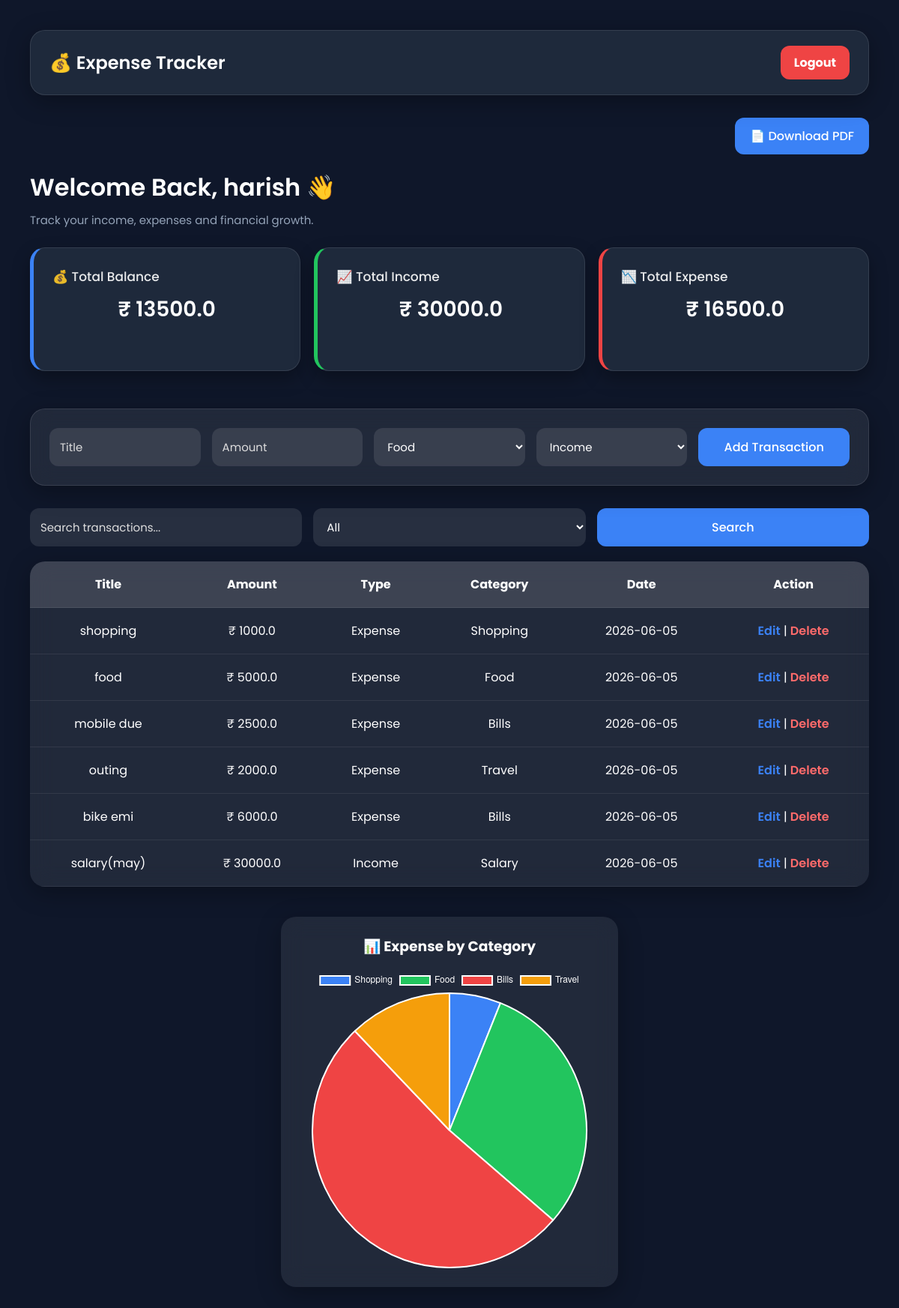
The app's page /dashboard (signed in) with its own data.
### tables this page shows
CREATE TABLE expenses (
            id INTEGER PRIMARY KEY AUTOINCREMENT,
            user_id INTEGER,
            title TEXT,
            amount REAL,
            type TEXT,
            category TEXT,
            date TEXT
        );

### app.py (the view)
@app.route('/dashboard')
def index():
    if 'user' not in session:
        return redirect('/')
    user_id = session['user']
    conn = sqlite3.connect('expense.db')
    cursor = conn.cursor()
    cursor.execute("SELECT * FROM expenses WHERE user_id=? ORDER BY id DESC", (user_id,))
    expenses = cursor.fetchall()
    recent_transactions = expenses[:5]
    conn.close()
    category_totals = {}
    total_income = 0
    total_expense = 0
    for item in expenses:
        if item[4] == "Income":
            total_income += float(item[3])
        if item[4] == "Expense":
            total_expense += float(item[3])
            category = item[5]
            category_totals[category] = category_totals.get(category, 0) + float(item[3])
    balance = total_income - total_expense
    top_category = "no Expenses"
    top_amount = 0
    if len(category_totals) > 0:
        top_category = max(category_totals,key=category_totals.get)
        top_amount= category_totals[top_category]
    print(category_totals)
    return render_template(
        'index.html',
        expenses=expenses,
        total_income=total_income,
        total_expense=total_expense,
        balance=balance,
        recent_transactions=recent_transactions,
       top_category=top_category,
top_amount=top_amount,
        categories=list(category_totals.keys()),
        values=list(category_totals.values()),
        username=session['username']
    )

### templates/index.html (shortened to what this page needs)
<!DOCTYPE html>
<html>
<head>
    <link rel="stylesheet" href="{{ url_for('static', filename='style.css') }}">
</head>
<body>
<div class="container">
    <div class="navbar">
        <h2>💰 Expense Tracker</h2>
        <a href="/logout" class="logout-btn">Logout</a>
    </div>
    <div class="welcome">
        <div style="text-align:right; margin-bottom:20px;">
    <a href="/download_pdf">
        <button>📄 Download PDF</button>
    </a>
</div>
        <h2>Welcome Back, {{ username }} 👋</h2>
        <p>Track your income, expenses and financial growth.</p>
    </div>
    <div class="top">
        <div class="card balance">
            <h2>💰 Total Balance</h2>
            <h1>₹ {{ balance }}</h1>
        </div>
        <div class="card income">
            <h2>📈 Total Income</h2>
            <h1>₹ {{ total_income }}</h1>
        </div>
        <div class="card expense">
            <h2>📉 Total Expense</h2>
            <h1>₹ {{ total_expense }}</h1>
        </div>
    </div>
    <div class="form-box">
        <form action="/add" method="POST">
            <input type="text" name="title" placeholder="Title" required>
            <input type="number" step="0.01" name="amount" placeholder="Amount" required>
            <select name="category" required>
                <option value="Food">Food</option>
            </select>
            <select name="type" required>
                <option value="Income">Income</option>
            </select>
            <button type="submit">Add Transaction</button>
        </form>
    </div>
    <form method="GET" action="/dashboard" style="margin-bottom:20px;">
    <input
        type="text"
        name="search"
        placeholder="Search transactions..."
        value="{{ search }}"
    >
    <select name="filter">
    <option value="">All</option>
</select>
    <button type="submit">Search</button>
</form>
    <table>
        <tr>
            <th>Title</th>
            <th>Amount</th>
            <th>Type</th>
            <th>Category</th>
            <th>Date</th>
            <th>Action</th>
        </tr>
        {% for item in expenses %}
        <tr>
            <td>{{ item[2] }}</td>
            <td>₹ {{ item[3] }}</td>
            <td>{{ item[4] }}</td>
            <td>{{ item[5] }}</td>
            <td>{{ item[6] }}</td>
            <td>
                <a href="/edit/{{ item[0] }}" style="color:#3b82f6;">Edit</a>
                |
                <a href="/delete/{{ item[0] }}" onclick="return confirm('Delete this transaction?')">Delete</a>
            </td>
        </tr>
        {% endfor %}
    </table>
    {% if categories %}
    <div class="chart-box">
        <h3 style="text-align:center; margin-bottom:15px;">📊 Expense by Category</h3>
        <canvas id="expenseChart"></canvas>
    </div>
    {% endif %}
</div>
<script>
{% if categories %}
const ctx = document.getElementById('expenseChart');
new Chart(ctx, {
    type: 'pie',
    data: {
        labels: {{ categories|tojson }},
        datasets: [{
            data: {{ values|tojson }},
            backgroundColor: ['#3b82f6','#22c55e','#ef4444','#f59e0b','#8b5cf6','#06b6d4']
        }]
    },
    options: {
        plugins: {
            legend: { labels: { color: 'white' } }
        }
    }
});
{% endif %}
</script>
</body>
</html>

### style.css (style rules this page uses)
* { margin:0; padding:0; box-sizing:border-box; font-family:'Poppins',sans-serif; }
body { background:linear-gradient(135deg,#0f172a,#1e293b); min-height:100vh; padding:40px; color:white; }
.navbar { display:flex; justify-content:space-between; align-items:center; margin-bottom:30px; padding:20px 25px; background:rgba(255,255,255,0.08); border:1px solid rgba(255,255,255,0.1); border-radius:20px; backdrop-filter:blur(15px); box-shadow:0 8px 32px rgba(0,0,0,0.3); }
.navbar h2 { font-size:24px; font-weight:600; }
.logout-btn { text-decoration:none; background:linear-gradient( 135deg, #ef4444, #dc2626 ); color:white; padding:10px 18px; border-radius:10px; transition:0.3s; }
.container { max-width:1200px; margin:auto; }
.welcome { margin-bottom:25px; }
.welcome h2 { font-size:32px; margin-bottom:8px; font-weight:600; }
.welcome p { color:#94a3b8; font-size:15px; }
h1 { text-align:center; margin-bottom:35px; font-size:38px; font-weight:600; }
.top { display:grid; grid-template-columns:repeat(auto-fit,minmax(220px,0.8fr)); justify-content:center; gap:18px; margin-bottom:50px; }
.card { padding:22px; border-radius:20px; backdrop-filter:blur(15px); background:rgba(255,255,255,0.08); border:1px solid rgba(255,255,255,0.1); box-shadow:0 8px 32px rgba(0,0,0,0.3); transition:0.3s; min-height:130px; }
.card h2 { font-size:17px; margin-bottom:10px; opacity:0.9; font-weight:500; }
.card h1 { font-size:28px; word-break:break-word; }
.balance { border-left:5px solid #3b82f6; }
.income { border-left:5px solid #22c55e; }
.expense { border-left:5px solid #ef4444; }
.form-box { background:rgba(255,255,255,0.08); border:1px solid rgba(255,255,255,0.1); backdrop-filter:blur(15px); padding:25px; border-radius:20px; margin-bottom:30px; box-shadow:0 8px 32px rgba(0,0,0,0.3); }
form { display:grid; grid-template-columns:repeat(auto-fit,minmax(200px,1fr)); gap:15px; }
input, select { padding:14px; border:none; border-radius:12px; background:rgba(255,255,255,0.1); color:white; font-size:15px; outline:none; }
input::placeholder { color:#ddd; }
select option { color:black; }
button { padding:14px; border:none; border-radius:12px; background:linear-gradient(135deg,#3b82f6,#2563eb); color:white; font-size:16px; cursor:pointer; transition:0.3s; font-weight:500; }
table { width:100%; border-collapse:collapse; overflow:hidden; border-radius:20px; background:rgba(255,255,255,0.08); backdrop-filter:blur(15px); box-shadow:0 8px 32px rgba(0,0,0,0.3); }
th { background:rgba(255,255,255,0.12); color:white; font-size:16px; }
th, td { padding:18px; text-align:center; border-bottom:1px solid rgba(255,255,255,0.08); }
a { color:#ff6b6b; text-decoration:none; font-weight:600; }
.chart-box { width:450px; max-width:100%; margin:40px auto; background:rgba(255,255,255,0.08); backdrop-filter:blur(15px); padding:25px; border-radius:20px; box-shadow:0 8px 32px rgba(0,0,0,0.3); }
body { background:#0f172a; color:white; font-family:'Poppins',sans-serif; }
.card { background:#1e293b; border-radius:20px; padding:25px; box-shadow:0 10px 25px rgba(0,0,0,0.3); transition:0.3s; }
.navbar { background:#1e293b; border-radius:20px; }
button { background:#3b82f6; color:white; border:none; border-radius:12px; padding:12px 20px; }
.navbar { display:flex; justify-content:space-between; align-items:center; }
.logout-btn { text-decoration:none; background:#ef4444; color:white; padding:10px 18px; border-radius:12px; font-weight:bold; }

### records on screen
expenses: title "shopping", amount "1000.0", type "Expense", category "Shopping", date "2026-06-05"
expenses: title "food", amount "5000.0", type "Expense", category "Food", date "2026-06-05"
expenses: title "mobile due", amount "2500.0", type "Expense", category "Bills", date "2026-06-05"
expenses: title "outing", amount "2000.0", type "Expense", category "Travel", date "2026-06-05"
expenses: title "bike emi", amount "6000.0", type "Expense", category "Bills", date "2026-06-05"
expenses: title "salary(may)", amount "30000.0", type "Income", category "Salary", date "2026-06-05"

### other values on screen
{{ username }} "harish"
{{ balance }} "13500.0"
{{ total_income }} "30000.0"
{{ total_expense }} "16500.0"
chart data {{ categories|tojson }} ["Shopping", "Food", "Bills", "Travel"]
chart data {{ values|tojson }} [1000.0, 5000.0, 8500.0, 2000.0]
